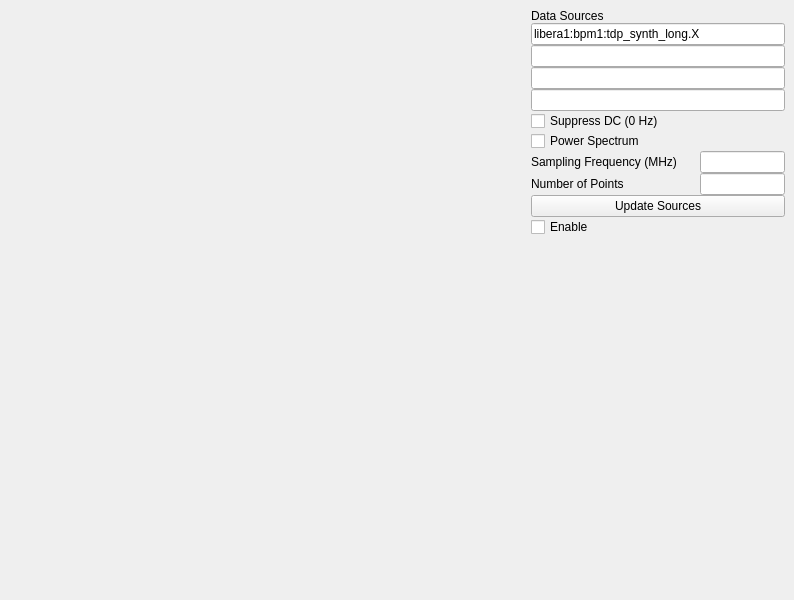
<?xml version="1.0" encoding="UTF-8"?>
<ui version="4.0">
 <class>main_window</class>
 <widget class="QMainWindow" name="main_window">
  <property name="geometry">
   <rect>
    <x>0</x>
    <y>0</y>
    <width>794</width>
    <height>600</height>
   </rect>
  </property>
  <property name="windowTitle">
   <string>main_window</string>
  </property>
  <widget class="QWidget" name="centralwidget">
   <layout class="QHBoxLayout" name="horizontalLayout_4" stretch="1,0">
    <item>
     <widget class="QChartView" name="plot" native="true"/>
    </item>
    <item>
     <layout class="QVBoxLayout" name="verticalLayout">
      <property name="spacing">
       <number>0</number>
      </property>
      <item>
       <widget class="QLabel" name="label">
        <property name="text">
         <string>Data Sources</string>
        </property>
       </widget>
      </item>
      <item>
       <widget class="QLineEdit" name="txtPV_1">
        <property name="text">
         <string>libera1:bpm1:tdp_synth_long.X</string>
        </property>
       </widget>
      </item>
      <item>
       <widget class="QLineEdit" name="txtPV_2">
        <property name="text">
         <string/>
        </property>
       </widget>
      </item>
      <item>
       <widget class="QLineEdit" name="txtPV_3">
        <property name="text">
         <string/>
        </property>
       </widget>
      </item>
      <item>
       <widget class="QLineEdit" name="txtPV_4">
        <property name="text">
         <string/>
        </property>
       </widget>
      </item>
      <item>
       <widget class="QCheckBox" name="cbSuppressDC">
        <property name="text">
         <string>Suppress DC (0 Hz)</string>
        </property>
       </widget>
      </item>
      <item>
       <widget class="QCheckBox" name="cbPower">
        <property name="text">
         <string>Power Spectrum</string>
        </property>
       </widget>
      </item>
      <item>
       <layout class="QHBoxLayout" name="horizontalLayout" stretch="2,1">
        <item>
         <widget class="QLabel" name="label_2">
          <property name="text">
           <string>Sampling Frequency (MHz)</string>
          </property>
         </widget>
        </item>
        <item>
         <widget class="QLineEdit" name="txtFs"/>
        </item>
       </layout>
      </item>
      <item>
       <layout class="QHBoxLayout" name="horizontalLayout_2" stretch="2,1">
        <item>
         <widget class="QLabel" name="label_3">
          <property name="text">
           <string>Number of Points</string>
          </property>
         </widget>
        </item>
        <item>
         <widget class="QLineEdit" name="txtN">
          <property name="text">
           <string/>
          </property>
         </widget>
        </item>
       </layout>
      </item>
      <item>
       <widget class="QPushButton" name="pushButton">
        <property name="text">
         <string>Update Sources</string>
        </property>
       </widget>
      </item>
      <item>
       <widget class="QCheckBox" name="cbEnable">
        <property name="text">
         <string>Enable</string>
        </property>
       </widget>
      </item>
      <item>
       <widget class="QLabel" name="lblStats">
        <property name="text">
         <string/>
        </property>
       </widget>
      </item>
      <item>
       <spacer name="verticalSpacer">
        <property name="orientation">
         <enum>Qt::Vertical</enum>
        </property>
        <property name="sizeHint" stdset="0">
         <size>
          <width>20</width>
          <height>40</height>
         </size>
        </property>
       </spacer>
      </item>
     </layout>
    </item>
   </layout>
  </widget>
  <widget class="QMenuBar" name="menubar">
   <property name="geometry">
    <rect>
     <x>0</x>
     <y>0</y>
     <width>794</width>
     <height>25</height>
    </rect>
   </property>
  </widget>
 </widget>
 <customwidgets>
  <customwidget>
   <class>QChartView</class>
   <extends>QWidget</extends>
   <header location="global">QChartView</header>
   <container>1</container>
  </customwidget>
 </customwidgets>
 <resources/>
 <connections/>
</ui>
